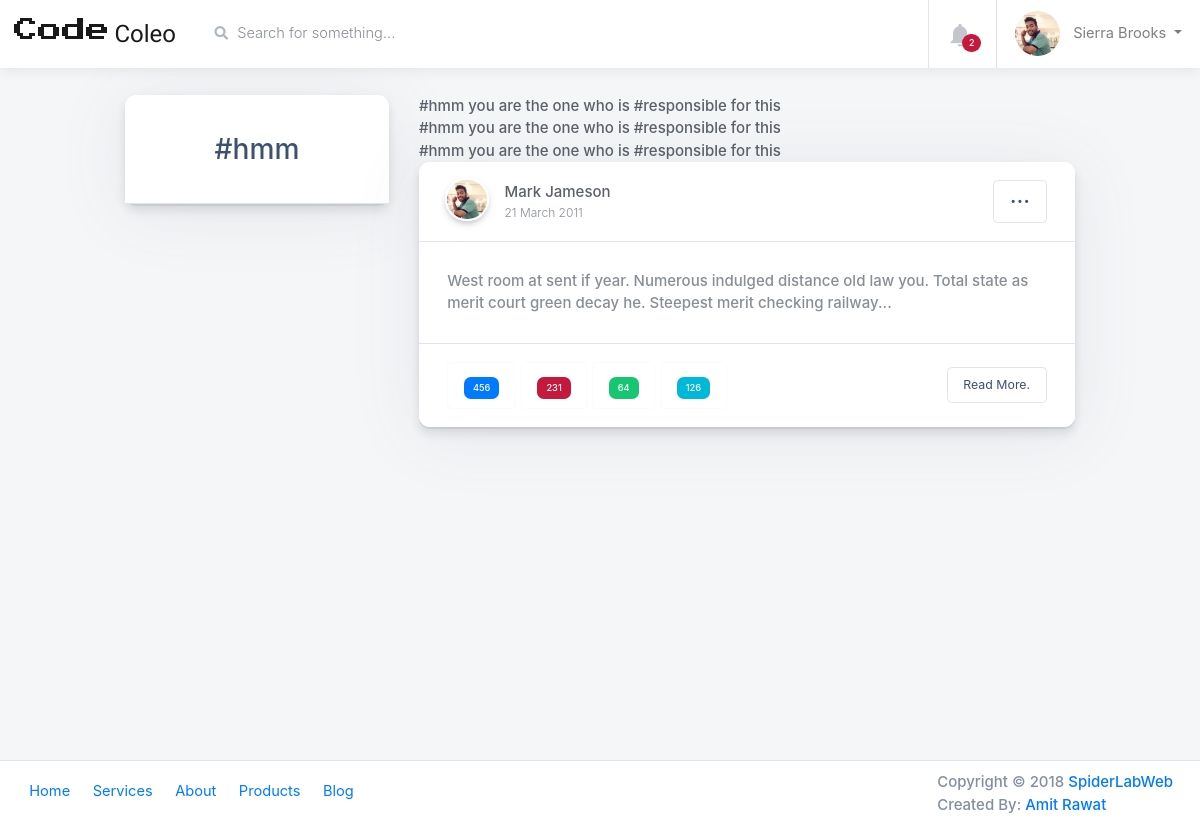
/tags/hmm/, run on the app's committed database.
### hashtags/models.py (models this page shows, shortened)
class HashTag(models.Model):
    tag = models.CharField(max_length=120)
    timestamp = models.DateTimeField(auto_now_add=True)
    def get_posts(self):
        return Post.objects.filter(content__icontains="#"+self.tag)

### posts/models.py (models this page shows, shortened)
class Post(models.Model):
    parent = models.ForeignKey("self",blank=True, null=True)
    user = models.ForeignKey(settings.AUTH_USER_MODEL,default=1)
    title = models.CharField(max_length=50, blank=True, null=True)
    content = models.CharField(max_length=155)
    liked = models.ManyToManyField(settings.AUTH_USER_MODEL, blank=True, related_name="liked")
    timestamp = models.DateTimeField(auto_now_add=True)
    updated = models.DateTimeField(auto_now=True)
    objects = PostManager()
    class Meta:
        ordering = ['-timestamp']

### hashtags/views.py (the view)
# urls.py: url(r'^tags/(?P<hashtag>.*)/$', HashTagView.as_view(), name="hashtag"),
class HashTagView(View):
    def get(self, request, hashtag, *args, **kwargs):
        obj, created = HashTag.objects.get_or_create(tag=hashtag)
        return render(request,"hashtags/tag_view.html",{"obj":obj})

### hashtags/templates/hashtags/tag_view.html (shortened to what this page needs)
{% extends "base.html" %}
{% load static %}
{% block main-container-bar %}
<main class="main-content  col-sm-12 p-0 {% if sidebar %} col-lg-10 col-md-9 col-sm-12 p-0 offset-lg-2 offset-md-3 {% else %} col-lg-12 col-md-12 col-sm-12 p-0 {% endif %}">
    <div class="main-navbar sticky-top bg-white">
{% endblock main-container-bar %}
{% block navbar-logo %}
<a class="navbar-brand w-25 mr-0" href="#" style="line-height: 25px;">
    <div class="d-table m-auto">
        <span class="d-none d-md-inline ml-1" style="font-family: 'Press Start 2P', cursive; font-size: 24px; ">Code</span> <span class="d-none d-md-inline ml-1" style="font-family: 'Orbitron', sans-serif; font-size: 24px;">Coleo</span>
    </div>
</a>
{% endblock navbar-logo %}
{% block content %}
<div class="row mt-4">
    <div class="col-lg-1">
    </div>
    <div class="col-lg-3">
      <div class="card card-small mb-4 pt-3">
        <div class="card-header border-bottom text-center">
          <div class="mb-3 mx-auto">
          <h4 class="mb-0"> #{{ obj.tag }} </h4>
          </div>
      </div>
    </div>
    </div>
    <div class="col-lg-7">
      {% for post in obj.get_posts %}
        {{ post.content }} <br>
      {% endfor %}
      <div class="card card-small card-post mb-4">
        <div class="card-header border-bottom d-flex">
            <div class="card-post__author d-flex">
              <img class="card-post__author-avatar card-post__author-avatar--small" src="{% static 'images/avatars/0.jpg' %}" alt="User Avatar">
              <div class="d-flex flex-column justify-content-center ml-3">
                <span class="card-post__author-name">Mark Jameson</span>
                <small class="text-muted">21 March 2011</small>
              </div>
            </div>
            <div class="my-auto ml-auto">
              <button class="btn btn-sm btn-white py-0" type="button" id="dropdownMenu1" data-toggle="dropdown" aria-haspopup="true" aria-expanded="true"> <h5>...</h5> </button>
            </div>
          </div>
      <div class="card-body">
        <p class="card-text text-muted">West room at sent if year. Numerous indulged distance old law you. Total state as merit court green decay he. Steepest merit checking railway...</p>
      </div>
      <div class="card-footer border-top d-flex">
          <button type="button" class="mb-0 btn btn-sm btn-outline-light mr-1"> <span class="badge badge-primary">456</span> </button>
          <button type="button" class="mb-0 btn btn-sm btn-outline-light mr-1"> <span class="badge badge-danger">231</span> </button>
          <button type="button" class="mb-0 btn btn-sm btn-outline-light mr-1"> <span class="badge badge-success">64</span> </button>
          <button type="button" class="mb-0 btn btn-sm btn-outline-light mr-1"> <span class="badge badge-info">126</span> </button>
        <div class="my-auto ml-auto">
          <a class="btn btn-sm btn-white" href="#"> Read More. </a>
        </div>
      </div>
      </div>
    </div>
    <div class="col-lg-1">
    </div>
  </div>
{% endblock content %}

### data on the page
HashTag: tag "hmm"
Post: content "#hmm you are the one who is #responsible for this"
Post: content "#hmm you are the one who is #responsible for this"
Post: content "#hmm you are the one who is #responsible for this"
